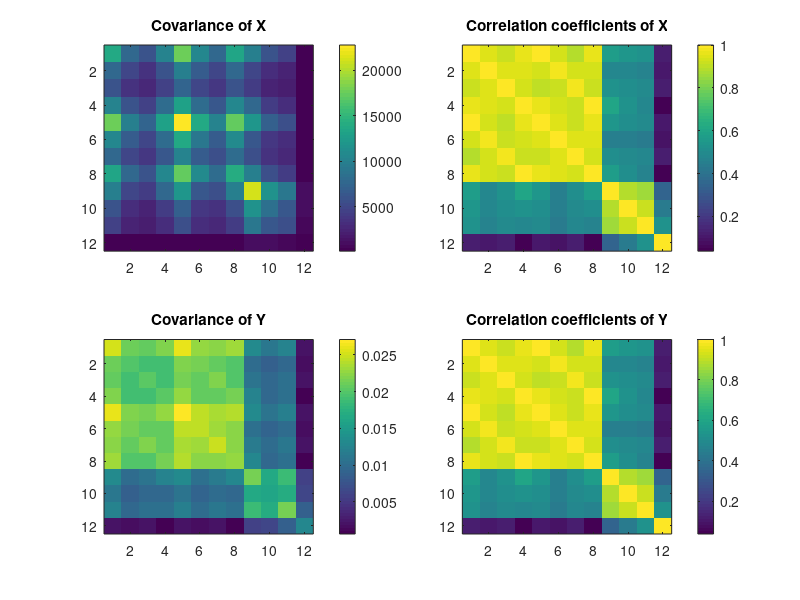
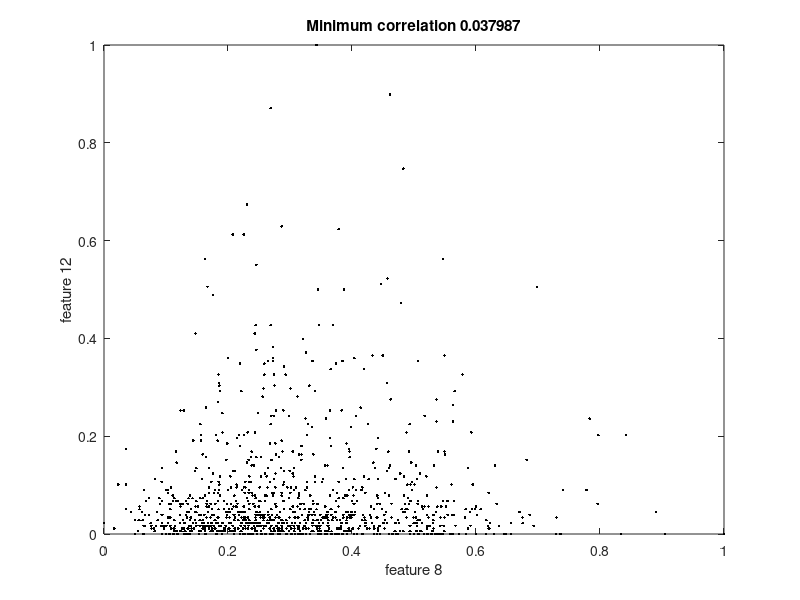

Write the MATLAB code that produced these figures, in order.
close all; clear all;
X = load('dataset0.txt');
covX = cov(X);
corX = corrcoef(X);

Y = (X - min(X))./(max(X)-min(X));
covY = cov(Y);
corY = corrcoef(Y);

[minimumCorrelation, index] = min(corY(:));
[feature2, feature1] = ind2sub(size(corY), index);

figure('Color', 'w',...
       'Position', [10 10 800 600])

subplot(2, 2, 1)
imagesc(covX)
title('Covariance of X')
colorbar

subplot(2, 2, 2)
imagesc(corX)
title('Correlation coefficients of X')
colorbar

subplot(2, 2, 3)
imagesc(covY)
title('Covariance of Y')
colorbar

subplot(2, 2, 4)
imagesc(corY)
title('Correlation coefficients of Y')
colorbar

figure('Color', 'w',...
       'Position', [10 10 800 600])
plot(Y(:, feature1), Y(:, feature2), 'k.')
title(sprintf('Minimum correlation %f', minimumCorrelation))
xlabel(sprintf('feature %d', feature1))
ylabel(sprintf('feature %d', feature2))
